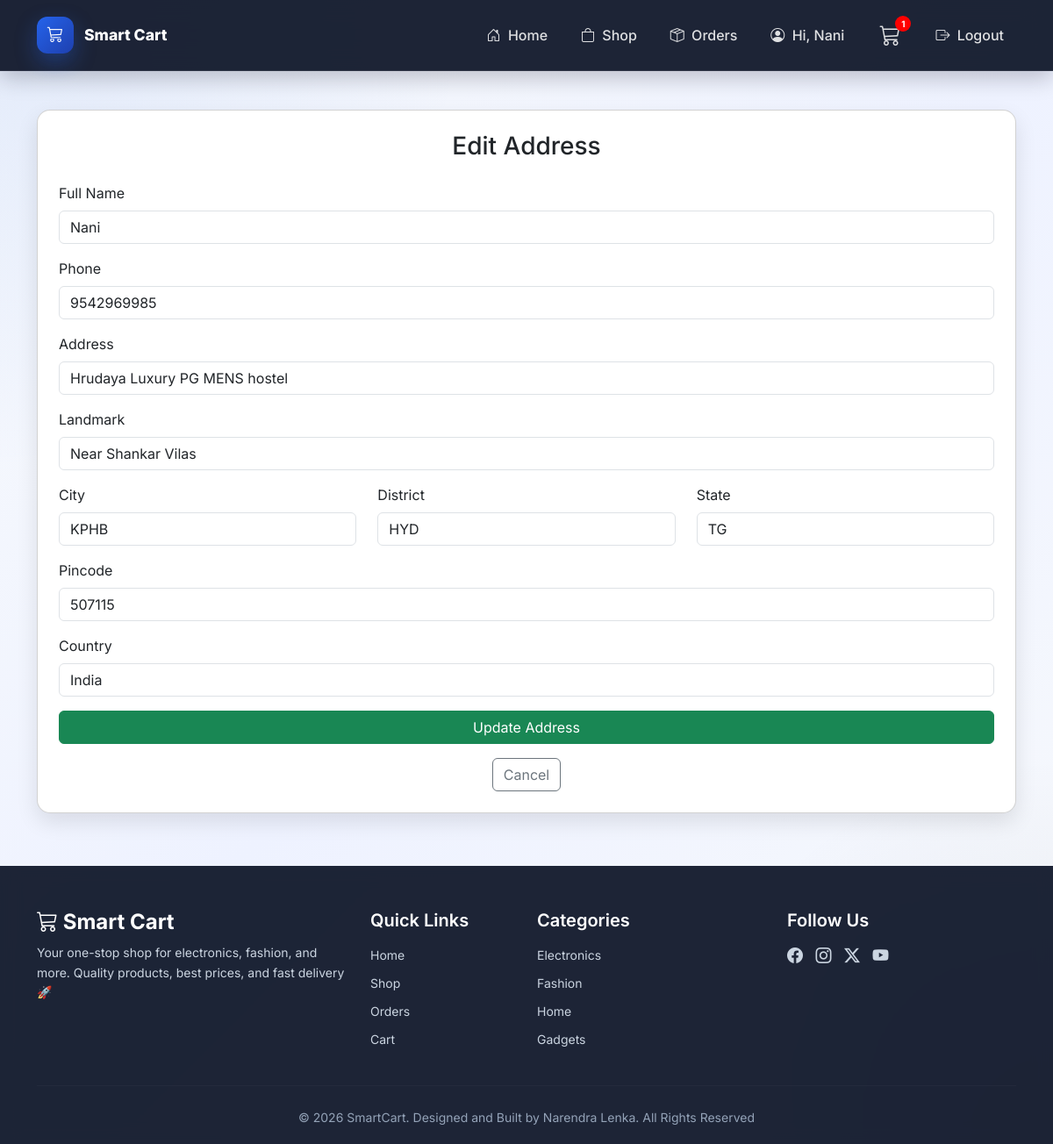
/user/edit-address/3 (signed in), run on an earlier commit of the app's database.
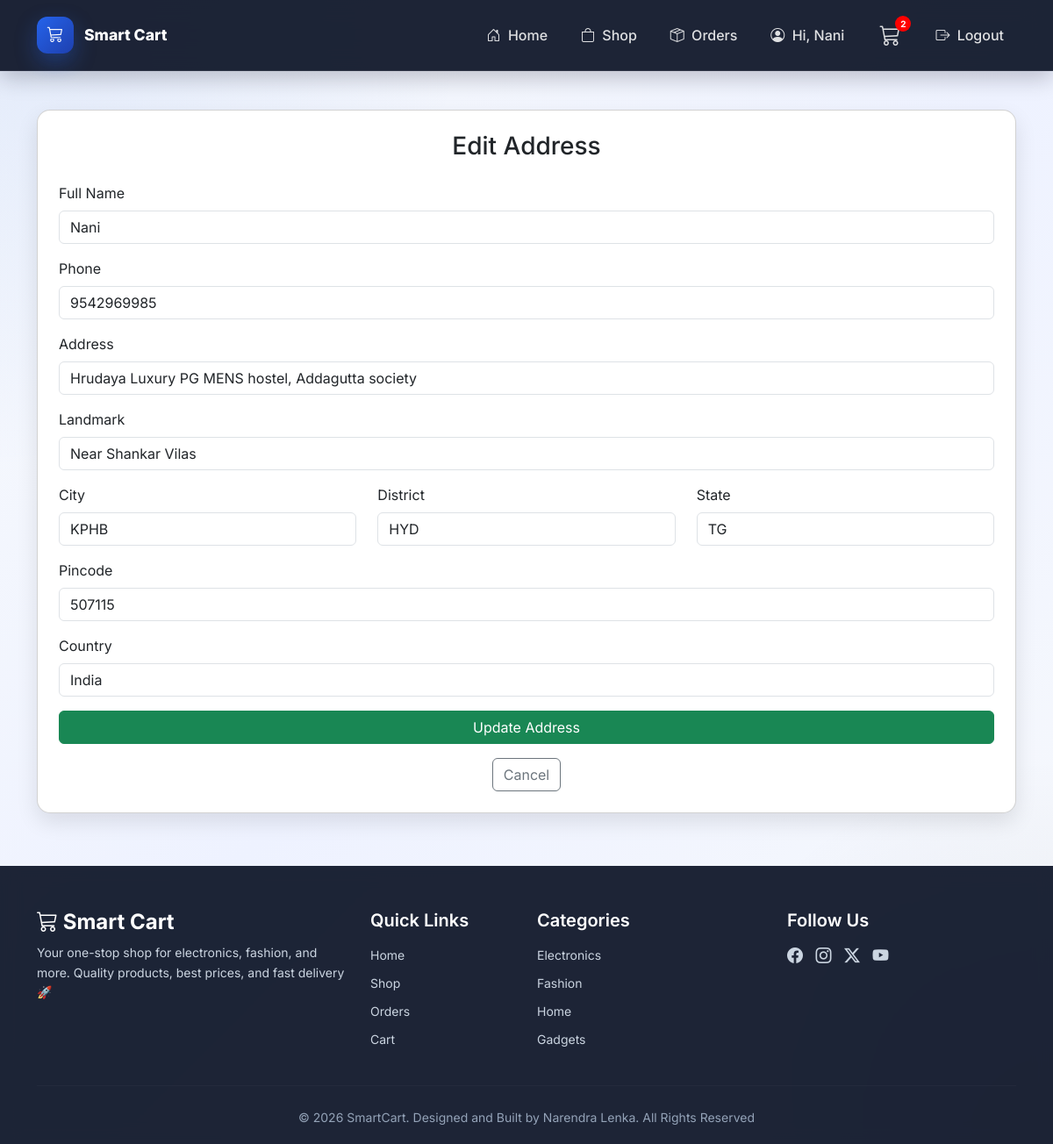
And on a later commit of the database.
### tables this page shows
CREATE TABLE addresses (
        address_id INTEGER PRIMARY KEY AUTOINCREMENT,
        user_id INTEGER NOT NULL,

        full_name TEXT NOT NULL,
        phone TEXT NOT NULL,
        address TEXT NOT NULL,
        landmark TEXT NOT NULL,
        city TEXT NOT NULL,
        district TEXT NOT NULL,
        state TEXT NOT NULL,
        country TEXT NOT NULL DEFAULT 'India',
        pincode TEXT NOT NULL,

        address_type TEXT,
        is_default INTEGER DEFAULT 0,
        created_at TIMESTAMP DEFAULT CURRENT_TIMESTAMP,
        updated_at TIMESTAMP DEFAULT CURRENT_TIMESTAMP,

        FOREIGN KEY (user_id) REFERENCES users(user_id)
    );

### app.py (the view, shortened to what this page needs)
@app.route('/user/edit-address/<int:address_id>', methods=['GET', 'POST'])
def edit_address(address_id):
    if 'user_id' not in session:
        flash("Please login first!", "danger")
        return redirect('/user-login')
    conn = get_db_connection()
    cursor = conn.cursor()
    cursor.execute("""
        SELECT * FROM addresses
        WHERE address_id = ? AND user_id = ?
    """, (address_id, session['user_id']))
    address = cursor.fetchone()
    cursor.close()
    conn.close()
    if not address:
        flash("Address not found!", "danger")
        return redirect('/user/shipping-address')
    return render_template("user/edit_address.html", address=address)

### app.py (called while the page is built)
def get_db_connection():
    conn = sqlite3.connect("smartcart.db")
    conn.row_factory = sqlite3.Row
    conn.execute("PRAGMA foreign_keys = ON")
    return conn

@app.context_processor
def inject_cart_count():
    cart = session.get('cart', {})
    cart_count = sum(item['quantity'] for item in cart.values())
    return dict(cart_count=cart_count)

@app.context_processor
def inject_cart_count():
    if 'user_id' not in session:
        return dict(cart_count=0)
    conn = get_db_connection()
    cursor = conn.cursor()
    cursor.execute("""
        SELECT COUNT(*) AS count
        FROM cart
        WHERE user_id = ?
    """, (session['user_id'],))
    result = cursor.fetchone()
    cursor.close()
    conn.close()
    return dict(cart_count=result['count'] if result else 0)

### templates/user/edit_address.html (shortened to what this page needs)
{% extends "user/base_user.html" %}
{% block content %}
<div class="container mt-4">
    <div class="card card-box p-4">
        <h3 class="text-center mb-4">Edit Address</h3>
        <form method="POST">
            <div class="mb-3">
                <label class="form-label">Full Name</label>
                <input type="text" name="full_name" class="form-control"
                       value="{{ address.full_name }}" required>
            </div>
            <div class="mb-3">
                <label class="form-label">Phone</label>
                <input type="text" name="phone" class="form-control"
                       value="{{ address.phone }}" required>
            </div>
            <div class="mb-3">
                <label class="form-label">Address</label>
                <input type="text" name="address" class="form-control"
                       value="{{ address.address }}" required>
            </div>
            <div class="mb-3">
                <label class="form-label">Landmark</label>
                <input type="text" name="landmark" class="form-control"
                       value="{{ address.landmark }}">
            </div>
            <div class="row">
                <div class="col-md-4 mb-3">
                    <label class="form-label">City</label>
                    <input type="text" name="city" class="form-control"
                           value="{{ address.city }}" required>
                </div>
                <div class="col-md-4 mb-3">
                    <label class="form-label">District</label>
                    <input type="text" name="district" class="form-control"
                           value="{{ address.district }}" required>
                </div>
                <div class="col-md-4 mb-3">
                    <label class="form-label">State</label>
                    <input type="text" name="state" class="form-control"
                           value="{{ address.state }}" required>
                </div>
            </div>
            <div class="mb-3">
                <label class="form-label">Pincode</label>
                <input type="text" name="pincode" class="form-control"
                       value="{{ address.pincode }}" required>
            </div>
            <div class="mb-3">
                <label class="form-label">Country</label>
                <input type="text" name="country" class="form-control"
                       value="{{ address.country }}" required>
            </div>
            <button type="submit" class="btn btn-success w-100">
                Update Address
            </button>
            <div class="text-center mt-3">
                <a href="/user/shipping-address" class="btn btn-outline-secondary">
                    Cancel
                </a>
            </div>
        </form>
    </div>
</div>
{% endblock %}

### templates/user/base_user.html (shortened to what the changed rows need)
<!DOCTYPE html>
<html lang="en">
<head>
    <link href="https://cdn.jsdelivr.net/npm/bootstrap@5.3.3/dist/css/bootstrap.min.css" rel="stylesheet">
    <link href="https://cdn.jsdelivr.net/npm/bootstrap-icons@1.11.3/font/bootstrap-icons.css" rel="stylesheet">
</head>
<body>
    {% if session.get('user_id') and not hide_user_nav %}
    <nav class="navbar navbar-expand-lg navbar-dark sticky-top">
        <div class="container">
            <a class="navbar-brand" href="/user-dashboard">
                <span class="brand-logo"><i class="bi bi-cart3"></i></span>
                <span>Smart Cart</span>
            </a>
            <div class="collapse navbar-collapse" id="userNav">
                <ul class="navbar-nav ms-auto text-center text-lg-start align-items-lg-center">
                    <li class="nav-item">
                        <a class="nav-link" href="/user-dashboard">
                            <i class="bi bi-house-door me-1"></i> Home
                        </a>
                    </li>
                    <li class="nav-item">
                        <a class="nav-link" href="/user/products">
                            <i class="bi bi-bag me-1"></i> Shop
                        </a>
                    </li>
                    <li class="nav-item">
                        <a class="nav-link" href="/user/my-orders">
                            <i class="bi bi-box-seam me-1"></i> Orders
                        </a>
                    </li>
                    <li class="nav-item">
                        <a class="nav-link" href="/user/profile">
                            <i class="bi bi-person-circle me-1"></i>
                            Hi, {{ session.get('user_name', 'Profile') }}
                        </a>
                    </li>
                    <li class="nav-item">
                        <a class="nav-link cart-nav-link" href="/user/cart">
                            <span class="cart-icon-box">
                                <i class="bi bi-cart3"></i>
                                <span class="cart-badge">{{ cart_count if cart_count else 0 }}</span>
                            </span>
                        </a>
                    </li>
                    <li class="nav-item">
                        <a class="nav-link logout-link" href="/user-logout">
                            <i class="bi bi-box-arrow-right me-1"></i> Logout
                        </a>
                    </li>
                </ul>
            </div>
        </div>
    </nav>
    {% endif %}
    <div class="main-content">
        {% block content %}{% endblock %}
    </div>
</body>
</html>

What changed in the data, as far as the page shows it:
changed addresses "Nani": address "Hrudaya Luxury PG MENS hostel" → "Hrudaya Luxury PG MENS hostel, Addagutta society"
Also different on the page:
{{ cart_count if cart_count else 0 }}: "1" → "2"
